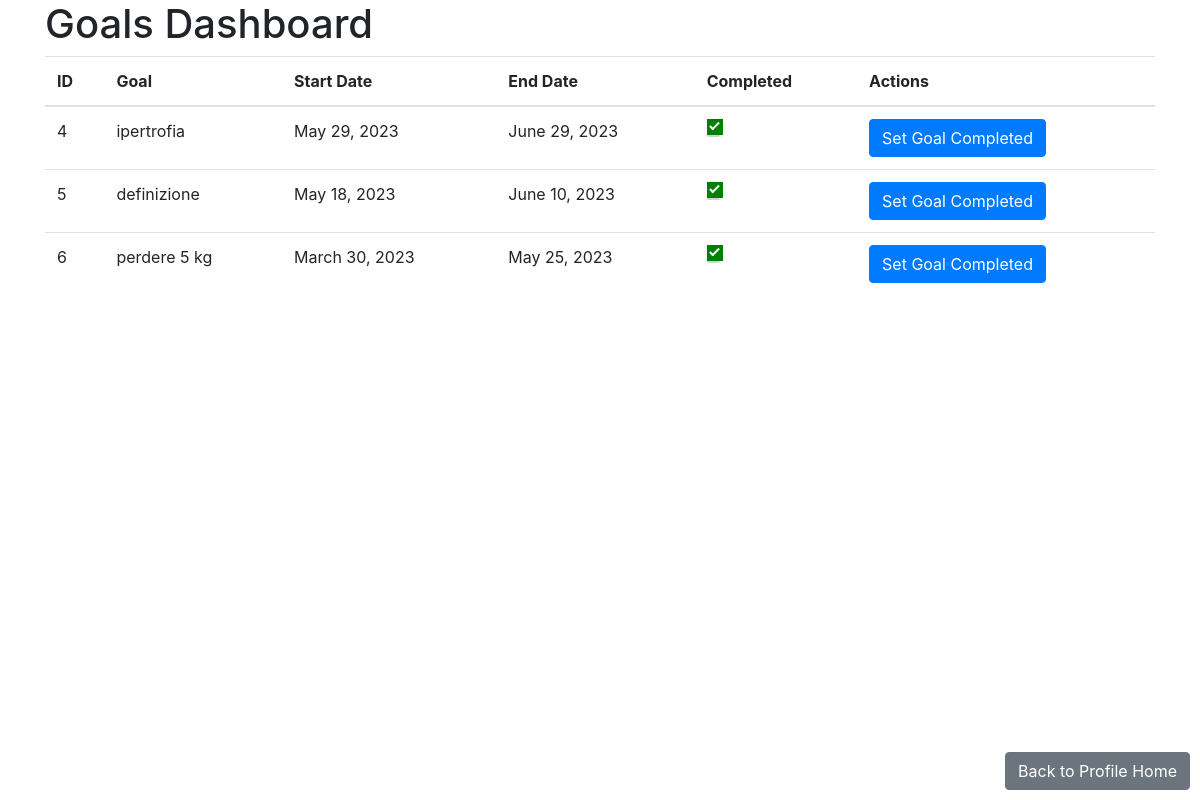
/goals/ (signed in), run on the app's committed database.
### goals/models.py (models this page shows)
class Goal(models.Model):
    user = models.ForeignKey('auth.User', on_delete=models.CASCADE)
    id=models.AutoField(primary_key=True)
    goal=models.CharField(max_length=100)
    start_date=models.DateField()
    end_date=models.DateField()
    completed=models.BooleanField(default=False)

### goals/views.py (the view)
# urls.py: path('', get_all_goals, name='goals'),
def get_all_goals(request):
    if(request.user.is_authenticated):
        if(request.method == 'GET'):
            user=request.user
            goals = Goal.objects.filter(user=user)
            context={
                'goals': goals
            }
            return render(request, 'goals.html', context)
    else :
        return redirect('login')

### templates/goals.html (shortened to what this page needs)
<!DOCTYPE html>
<html>
<head>
  <link rel="stylesheet" href="https://stackpath.bootstrapcdn.com/bootstrap/4.5.0/css/bootstrap.min.css">
</head>
<body>
  <div class="container">
    <h1>Goals Dashboard</h1>
    <table class="table">
      <thead>
        <tr>
          <th>ID</th>
          <th>Goal</th>
          <th>Start Date</th>
          <th>End Date</th>
          <th>Completed</th>
            <th>Actions</th>
        </tr>
      </thead>
      <tbody>
        {% for goal in goals %}
          <tr>
            <td>{{ goal.id }}</td>
            <td>{{ goal.goal }}</td>
            <td>{{ goal.start_date }}</td>
            <td>{{ goal.end_date }}</td>
            <td>
              <div class="checkmark-container">
                <span class="checkmark"></span>
              </div>
            </td>
            <td>
                <a href="{% url 'set_goal_completed' goal.id %}" class="btn btn-primary">Set Goal Completed</a>
            </td>
          </tr>
        {% endfor %}
      </tbody>
    </table>
    <a href="{% url 'profile_home' %}" class="btn btn-secondary back-btn">Back to Profile Home</a>
  </div>
</body>
</html>

### templates/goals.html (style rules this page uses)
.completed-checkbox:checked + .checkmark { background-color: green; }
.checkmark { position: absolute; top: 0; left: 0; width: 16px; height: 16px; background-color: #eee; }
.checkmark:after { content: ""; position: absolute; display: none; }
.completed-checkbox:checked + .checkmark:after { display: block; left: 5px; top: 1px; width: 5px; height: 10px; border: solid white; border-width: 0 2px 2px 0; transform: rotate(45deg); }
.back-btn { position: absolute; bottom: 10px; right: 10px; }
.checkmark-container { position: relative; display: inline-block; margin-right: 25px; }

### data on the page
Goal: id "4", goal "ipertrofia", start_date "May 29, 2023", end_date "June 29, 2023"
Goal: id "5", goal "definizione", start_date "May 18, 2023", end_date "June 10, 2023"
Goal: id "6", goal "perdere 5 kg", start_date "March 30, 2023", end_date "May 25, 2023"
